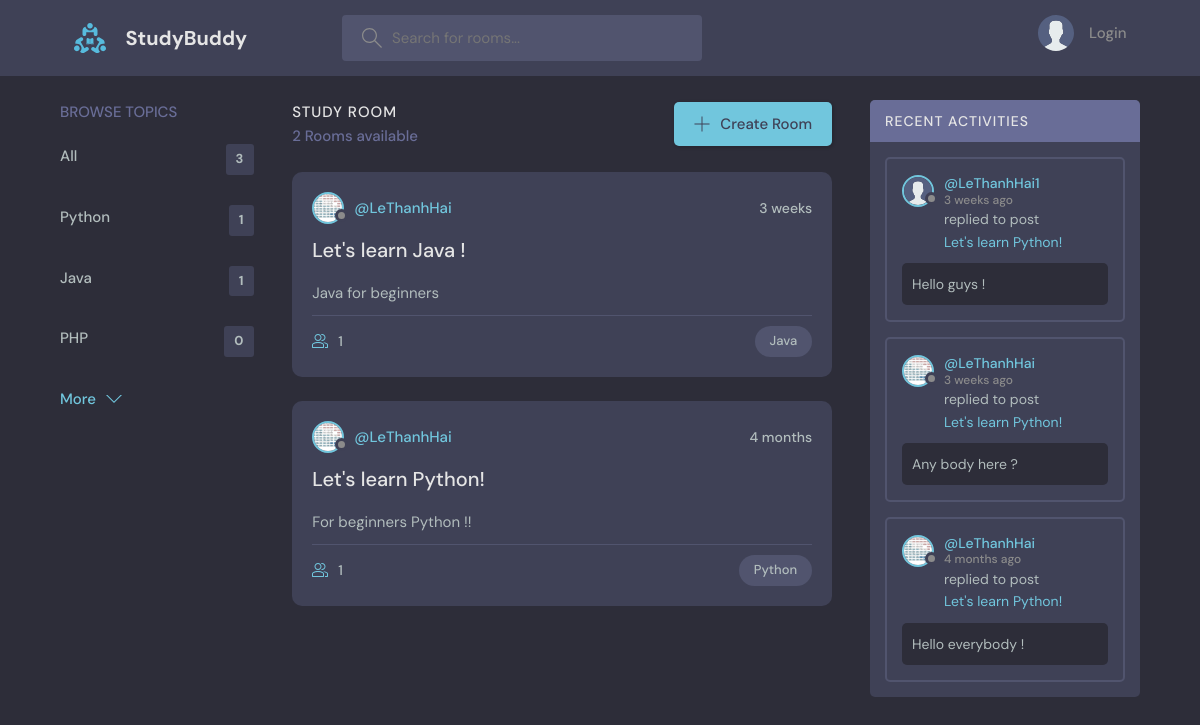
The page / on the database its author committed.
### base/models.py (models this page shows)
class Topic(models.Model):
    name = models.CharField(max_length=200)
    def __str__(self):
        return self.name

class Room(models.Model):
    host = models.ForeignKey(User, on_delete=models.SET_NULL, null=True)
    topic = models.ForeignKey(Topic, on_delete=models.SET_NULL, null=True)
    name = models.CharField(max_length=200)
    participants = models.ManyToManyField(User, related_name="participants")
    description = models.TextField(null=True, blank=True)
    updated = models.DateTimeField(auto_now=True)
    created = models.DateTimeField(auto_now_add=True)
    class Meta:
        ordering = ['-created', '-updated']
    def __str__(self):
        return self.name

class User(AbstractUser):
    name = models.CharField(max_length=200, null=True)
    email = models.EmailField(unique=True, null=True)
    bio = models.TextField(max_length=200, null=True)
    avatar = models.ImageField(null=True, default="avatar.svg")
    USERNAME_FIELD = 'email'
    REQUIRED_FIELDS = []

class Message(models.Model):
    user = models.ForeignKey(User, on_delete=models.CASCADE)
    room = models.ForeignKey(Room, on_delete=models.CASCADE)
    body = models.TextField()
    updated = models.DateTimeField(auto_now=True)
    created = models.DateTimeField(auto_now_add=True)
    class Meta:
        ordering = ['-created', '-updated']
    def __str__(self):
        return self.body[0:50]

### base/views.py (the view)
# urls.py: 2. Add a URL to urlpatterns:  path('', views.home, name='home')
def home(request):
    q = request.GET.get('q') if request.GET.get('q') is not None else ''
    rooms = Room.objects.filter(Q(topic__name__icontains=q) | Q(name__icontains=q) | Q(description__icontains=q))
    counts = rooms.count()
    topics = Topic.objects.all()
    news = Message.objects.filter(Q(room__topic__name__icontains=q)).order_by('-created')
    context = {'rooms': rooms, 'topics': topics, 'counts': counts, 'news': news}
    return render(request, 'base/home.html', context)

### base/templates/base/home.html (shortened to what this page needs)
{% extends 'main.html' %}
    {% block content %}
    <main class="layout layout--3">
      <div class="container">
        {% include 'base/topic_component.html' %}
        <div class="roomList">
          <div class="roomList__header">
            <div>
              <h2>Study Room</h2>
              <p>{{ counts }} Rooms available</p>
            </div>
            <a class="btn btn--main" href="{% url 'create_room' %}">
              <svg version="1.1" xmlns="http://www.w3.org/2000/svg" width="32" height="32" viewBox="0 0 32 32">
                <title>add</title>
                <path
                  d="M16.943 0.943h-1.885v14.115h-14.115v1.885h14.115v14.115h1.885v-14.115h14.115v-1.885h-14.115v-14.115z"
                ></path>
              </svg>
              Create Room
            </a>
          </div>
          {% include 'base/feed_component.html' %}
        </div>
        {% include 'base/activity_component.html' %}
    </main>
    {% endblock %}

### base/templates/base/topic_component.html
<div class="topics">
    <div class="topics__header">
      <h2>Browse Topics</h2>
    </div>
    <ul class="topics__list">
        <li><a href="{% url 'home'%}">All <span>{{ topics.count }}</span></a></li>
        {% for topic in topics %}
            <li><a href="{% url 'home'%}?q={{ topic.name }} ">{{ topic.name }} <span>{{ topic.room_set.count }}</span></a></li>
        {% endfor %}
    </ul>
    <a class="btn btn--link" href="{% url 'topics' %}">
      More
      <svg version="1.1" xmlns="http://www.w3.org/2000/svg" width="32" height="32" viewBox="0 0 32 32">
        <title>chevron-down</title>
        <path d="M16 21l-13-13h-3l16 16 16-16h-3l-13 13z"></path>
      </svg>
    </a>
  </div>

### base/templates/base/feed_component.html (shortened to what this page needs)
{% for room in rooms %}
<div class="roomListRoom">
    <div class="roomListRoom__header">
      <a href="{% url 'profile' room.host.id %}" class="roomListRoom__author">
        <div class="avatar avatar--small">
          <img src="{{ room.host.avatar.url }}" />
        </div>
        <span>@{{ room.host.username }}</span>
      </a>
      <div class="roomListRoom__actions">
        <span>{{ room.created|timesince }}</span>
      </div>
    </div>
    <div class="roomListRoom__content">
      <a href="{% url 'room' room.id %}">{{ room.name }}</a>
      <p>
        {{ room.description }}
      </p>
    </div>
    <div class="roomListRoom__meta">
      <a href="{% url 'room' room.id %}" class="roomListRoom__joined">
        {{ room.participants.count }}
      </a>
      <p class="roomListRoom__topic">{{ room.topic }}</p>
    </div>
  </div>
  {% endfor %}

### base/templates/base/activity_component.html
<div class="activities">
    <div class="activities__header">
      <h2>Recent Activities</h2>
    </div>
    {% for new in news %}
    <div class="activities__box">
      <div class="activities__boxHeader roomListRoom__header">
        <a href="{% url 'profile' new.user.id %}" class="roomListRoom__author">
          <div class="avatar avatar--small">
            <img src="{{ new.user.avatar.url }}" />
          </div>
          <p>
            @{{ new.user.username }}
            <span>{{ new.created|timesince }} ago</span>
          </p>
        </a>
      </div>
      <div class="activities__boxContent">
        <p>replied to post <a href="{% url 'room' new.room.id %}">{{ new.room }}</a></p>
        <div class="activities__boxRoomContent">
          {{ new }}
        </div>
      </div>
    </div>
    {% endfor %}
</div>

### rows shown on the page
Topic: name "Python", room_set.count "1"
Topic: name "Java", room_set.count "1"
Topic: name "PHP", room_set.count "0"
Room: host.avatar (picture), host.username "LeThanhHai", created "3 weeks", name "Let's learn Java !", description "Java for beginners", participants.count "1", topic "Java"
Room: host.avatar (picture), host.username "LeThanhHai", created "4 months", name "Let's learn Python!", description "For beginners Python !!", participants.count "1", topic "Python"
Message: user.avatar (placeholder picture), user.username "LeThanhHai1", created "3 weeks", room "Let's learn Python!", body "Hello guys !"
Message: user.avatar (picture), user.username "LeThanhHai", created "3 weeks", room "Let's learn Python!", body "Any body here ?"
Message: user.avatar (picture), user.username "LeThanhHai", created "4 months", room "Let's learn Python!", body "Hello everybody !"

### other values the page prints
{{ topics.count }} "3"
{{ counts }} "2"
